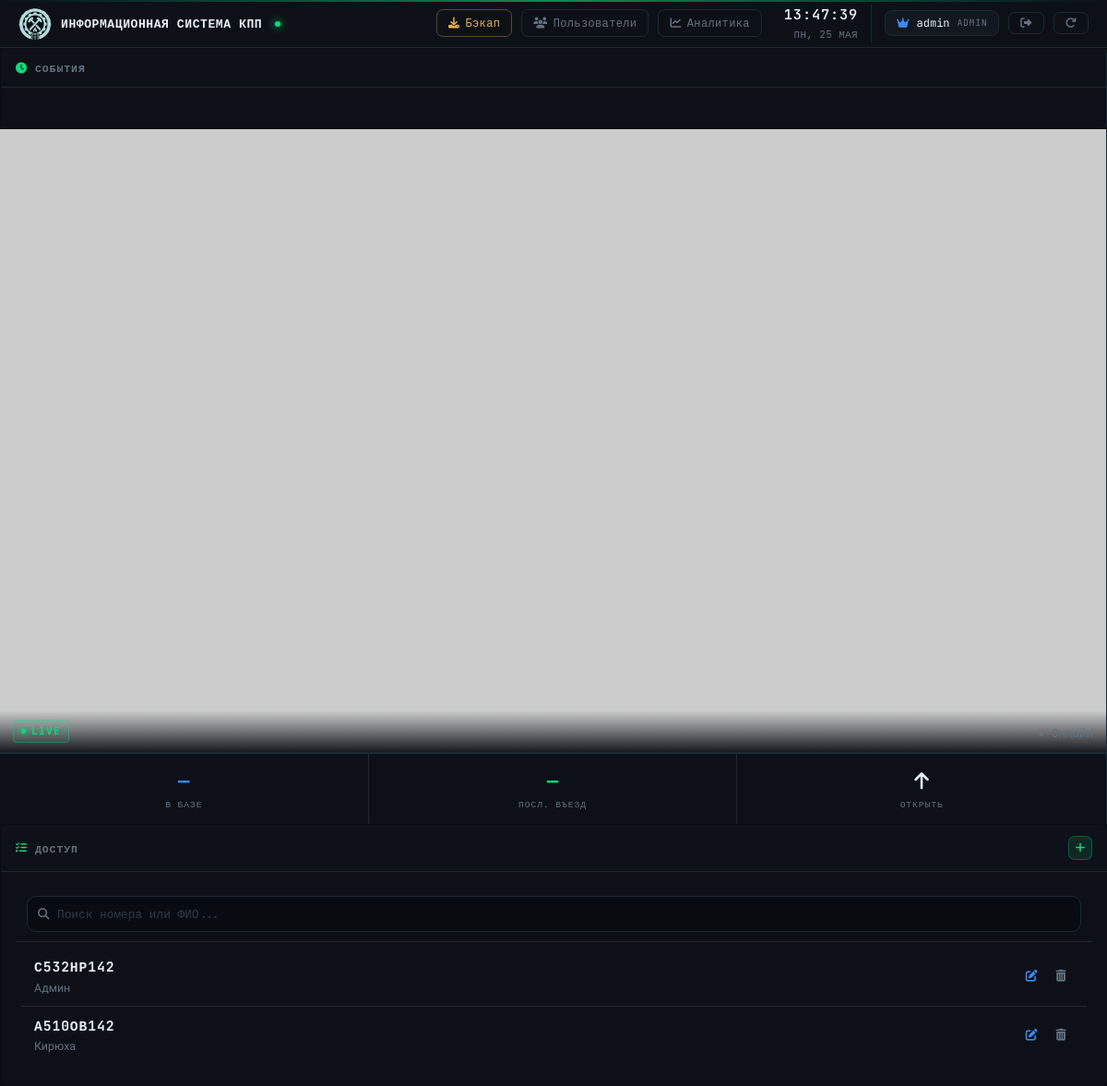
/index.php (signed in), run on the app's committed database.
### tables this page shows
CREATE TABLE `allowed_cars` (
  `id` int(11) NOT NULL,
  `plate_number` varchar(20) DEFAULT NULL,
  `owner_name` varchar(100) DEFAULT NULL,
  `is_active` tinyint(1) DEFAULT 1,
  `created_at` timestamp NULL DEFAULT current_timestamp(),
  `expires_at` datetime DEFAULT NULL
);

### auth.php (called while the page is built, shortened)
<?php
function is_admin() {
    return isset($_SESSION['role']) && $_SESSION['role'] === 'admin';
}

### index.php (the view, shortened to what this page needs)
<?php
require_once 'auth.php';
include 'db_config.php';
$conn->query("UPDATE allowed_cars SET is_active = 0 WHERE expires_at IS NOT NULL AND expires_at < NOW() AND is_active = 1");
?>
<!DOCTYPE html>
<html lang="ru">
<head>
    <link href="https://cdn.jsdelivr.net/npm/bootstrap@5.3.0/dist/css/bootstrap.min.css" rel="stylesheet">
    <link rel="stylesheet" href="https://cdnjs.cloudflare.com/ajax/libs/font-awesome/6.4.0/css/all.min.css">
    <link rel="stylesheet" href="style.css">
</head>
<body>
<nav class="navbar">
    <div class="brand">
        <img src="favicon.ico" alt="Логотип" style="height: 36px; width: auto;">
        <span>Информационная система КПП</span>
    </div>
    <div class="navbar-actions">
        <?php if (is_admin()): ?>
            <a href="?action=make_backup" class="btn-minimal warning"><i class="fas fa-download"></i> Бэкап</a>
            <a href="users.php" class="btn-minimal"><i class="fas fa-users"></i> Пользователи</a>
        <?php endif; ?>
        <a href="analytics.php" class="btn-minimal"><i class="fas fa-chart-line"></i> Аналитика</a>
        <div class="time-display">
            <div class="clock" id="clock">--:--:--</div>
            <div class="date" id="date">—</div>
        </div>
        <div style="display:flex; align-items:center; gap:8px; padding: 4px 12px; border-radius:8px; border:1px solid var(--border); background:var(--panel-raised);">
            <i class="fas fa-<?= is_admin() ? 'crown' : 'shield' ?>" style="font-size:0.75rem; color: <?= is_admin() ? '#388bfd' : 'var(--accent)' ?>;"></i>
            <span style="font-family:var(--mono); font-size:0.75rem; color:var(--text-bright);">
                <?= htmlspecialchars($_SESSION['username']) ?>
            </span>
            <span style="font-family:var(--mono); font-size:0.62rem; color:var(--text-dim); text-transform:uppercase; letter-spacing:0.06em;">
                <?= is_admin() ? 'admin' : 'guard' ?>
            </span>
        </div>
        <a href="logout.php" class="btn-minimal" title="Выйти"><i class="fas fa-right-from-bracket"></i></a>
        <button class="btn-minimal" onclick="location.reload()"><i class="fas fa-redo"></i></button>
    </div>
</nav>
<div class="main">
    <div class="card">
        <div class="card-header"><span><i class="fas fa-clock"></i> События</span></div>
        <div class="card-body"><div class="scroll-area" id="logs-container"></div></div>
    </div>
    <div class="d-flex flex-column">
        <div class="card video-card">
            <div class="video-wrapper">
                <img src="http://localhost:5000/video_feed" onerror="this.src='https://placehold.co/1280x720/111/444?text=Нет+сигнала'">
                <div class="video-overlay">
                    <span class="live-indicator">LIVE</span>
                    <span class="text-dim" id="camera-status">● Онлайн</span>
                </div>
            </div>
        </div>
        <div class="stats-bar">
            <div class="stat-item"><div class="stat-value text-accent" id="stat-total">—</div><div class="stat-label">В базе</div></div>
            <div class="stat-item"><div class="stat-value text-success" id="stat-last">—</div><div class="stat-label">Посл. въезд</div></div>
            <div class="stat-item action" onclick="alert('Команда отправлена')"><div class="stat-value"><i class="fas fa-arrow-up"></i></div><div class="stat-label">Открыть</div></div>
        </div>
    </div>
    <div class="card">
        <div class="card-header">
            <span><i class="fas fa-list-check"></i> Доступ</span>
            <button class="add-btn" data-bs-toggle="modal" data-bs-target="#addModal">
                <i class="fas fa-plus"></i>
            </button>
        </div>
        <div class="card-body">
            <div class="search-box">
                <input type="text" id="searchInput" class="form-control" placeholder="Поиск номера или ФИО...">
            </div>
            <div class="scroll-area">
                <table class="plate-table">
                    <tbody id="platesTableBody">
                        <?php
                        $res = $conn->query("SELECT * FROM allowed_cars ORDER BY id DESC");
                        while($res && $r = $res->fetch_assoc()):
                            $is_guest = !empty($r['expires_at']);
                            $is_expired = $is_guest && strtotime($r['expires_at']) < time();
                        ?>
                            <tr style="<?= $is_expired ? 'opacity:0.45;' : '' ?>">
                                <td>
                                    <div style="display:flex; align-items:center; gap:6px;">
                                        <div class="plate-number"><?= htmlspecialchars($r['plate_number']) ?></div>
                                    </div>
                                    <div class="plate-owner"><?= htmlspecialchars($r['owner_name']) ?></div>
                                </td>
                                <td class="plate-action">
                                    <button type="button" class="btn-icon text-accent"
                                            onclick="openEditModal(<?= $r['id'] ?>, '<?= htmlspecialchars($r['plate_number']) ?>', '<?= htmlspecialchars($r['owner_name']) ?>')">
                                        <i class="fas fa-edit"></i>
                                    </button>
                                    <a href="?delete_id=<?= $r['id'] ?>" class="btn-icon" onclick="return confirm('Удалить?')"><i class="fas fa-trash-alt"></i></a>
                                </td>
                            </tr>
                        <?php endwhile; ?>
                    </tbody>
                </table>
            </div>
        </div>
    </div>
</div>
</body>
</html>

### data on the page
allowed_cars: plate_number "С532НР142", owner_name "Админ"
allowed_cars: plate_number "А510ОВ142", owner_name "Кирюха"

### other printed values
$_SESSION['username'] "admin"
